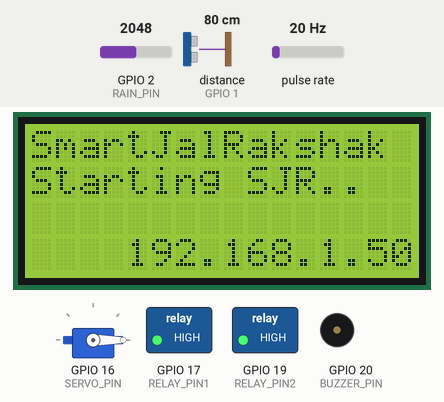
Bench run of a sketch on a simulated ESP32-C6. Shown: servo, 16×4 character LCD, switched loads named in the sketch (green lamp = pin HIGH), buzzer (waves = sounding). Wiring (inferred from the names in the program): ultrasonic range finder: trigger GPIO 0; echo GPIO 1; pulse sensor: data GPIO 21. The inputs (shaded band) are chosen by the test bench; at power-on: distance to the obstacle (sensor on GPIO 1) 80 cm, GPIO 2 (RAIN_PIN) = 2048, pulse rate 20 Hz. The echo pulse lasts 58.3 µs per cm; WiFi joins after 1.5 s; servers stay silent unless stated; pins used as bus, display or sensor lines are not drawn; what the sketch prints to the serial monitor is not drawn.

Above: at 3.4 s.
3.5 s: distance to the obstacle (sensor on GPIO 1) set to 136 cm
At 7.9 s:
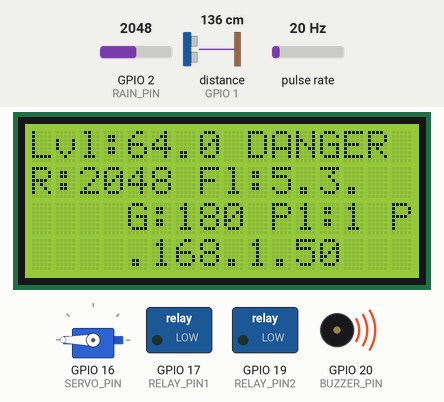
10.6 s: distance to the obstacle (sensor on GPIO 1) set to 144 cm
At 11.83 s:
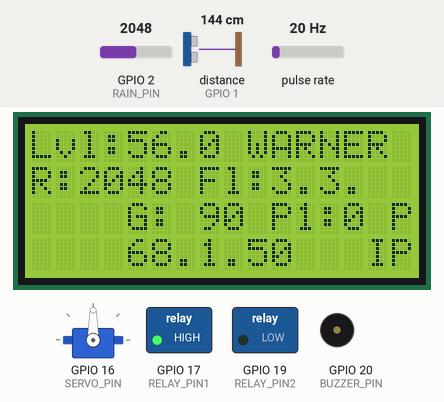
13.8 s: distance to the obstacle (sensor on GPIO 1) set to 160 cm
At 17.4 s:
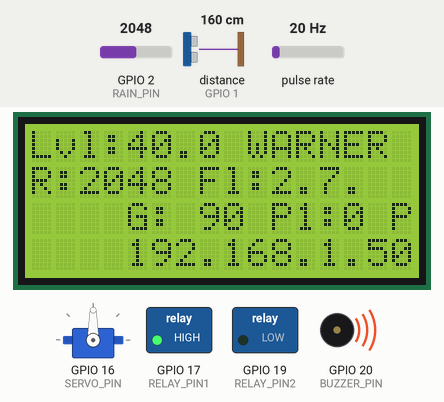
17.7 s: distance to the obstacle (sensor on GPIO 1) set to 170 cm
At 34.07 s:
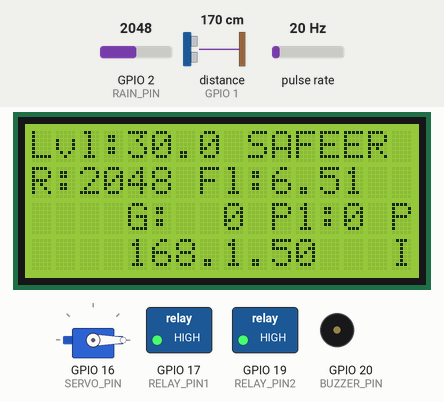
Timing chart, 0 to 34.6 s (numbered marks = the images above; inputs shaded):
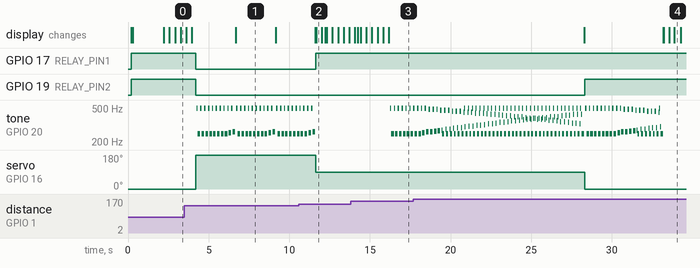

Measured:
- the behaviour switches between 140 and 141 cm on distance to the obstacle (sensor on GPIO 1) (found by bisection; images 1 and 2)
- the behaviour switches between 165 and 166 cm on distance to the obstacle (sensor on GPIO 1) (found by bisection; images 3 and 4)
- after the input at 10.6 s, GPIO 17 (RELAY_PIN1): LOW → HIGH after 1.0 s; tone on GPIO 20 (BUZZER_PIN): goes on until 11.6 s, then stays silent; servo on GPIO 16 (SERVO_PIN): 180° → 90° after 1.0 s; the display: first differs from a run without the input after 1.1 s (image 2)
- after the input at 17.7 s, GPIO 19 (RELAY_PIN2): LOW → HIGH after 10.6 s; servo on GPIO 16 (SERVO_PIN): 90° → 0° after 10.6 s
- by itself, tone on GPIO 20 (BUZZER_PIN): plays 498 Hz for 0.08 s, 250 Hz for 0.16 s, 498 Hz for 0.08 s, 250 Hz for 0.16 s, 498 Hz for 0.08 s, 250 Hz for 0.16 s … (52 notes in this stretch)

The sketch:

Smart_Jal_Rakshak.ino
```cpp
// (licence header left out)
#define BLYNK_TEMPLATE_ID "TMPLxxxxxxxx"
#define BLYNK_TEMPLATE_NAME "Smart Jal Rakshak"
#define BLYNK_PRINT Serial

#include <WiFi.h>
#include <WebServer.h>
#include <ESPmDNS.h>
#include <BlynkSimpleEsp32.h>
#include <Wire.h>
#include <LiquidCrystal_I2C.h>
#include <ESP32Servo.h>

// Wi-Fi & Blynk Credentials
char auth[] = "h5xxxxxxxxxxxxxxxxxxxxx";
char ssid[] = "xxxxxx";
char pass[] = "xxxxxxx";

// Pin Definitions for Seeed Studio XIAO ESP32-C6
#define TRIG_PIN    0   // D0 / GPIO 0  (Ultrasonic Trigger)
#define ECHO_PIN    1   // D1 / GPIO 1  (Ultrasonic Echo - 3.3V divider)
#define RAIN_PIN    2   // D2 / GPIO 2  (Rain Sensor AO)
#define FLOW_PIN    21  // D3 / GPIO 21 (Flow Meter Interrupt)
#define SDA_PIN     22  // D4 / GPIO 22 (LCD SDA)
#define SCL_PIN     23  // D5 / GPIO 23 (LCD SCL)
#define SERVO_PIN   16  // D6 / GPIO 16 (Sluice Gate PWM)
#define RELAY_PIN1  17  // D7 / GPIO 17 (Pump Switch 1)
#define RELAY_PIN2  19  // D8 / GPIO 19 (Pump Switch 2)
#define BUZZER_PIN  20  // D9 / GPIO 20 (Buzzer)

// Hardware Settings
const bool RELAY_ACTIVE_LOW    = true;
const float TANK_MAX_DEPTH_CM  = 200.0; //Required
const int GATE_CLOSED          = 0;
const int GATE_HALF            = 90;
const int GATE_OPEN            = 180;

// Peripherals
WebServer server(80);
LiquidCrystal_I2C lcd(0x27, 16, 4);
Servo sluiceServo;
BlynkTimer timer;

// Sensor & System Variables
float waterLevelCm = 0.0;
int rainValue = 4095;
volatile int flowPulseCount = 0;
float flowRate = 0.0;
bool pump1State = false;
bool pump2State = false;
bool aiModeActive = true;
String systemAlert = "System Nominal";
String floodStateStr = "SAFE";
String previousFloodState = "";

// Buzzer & IP Scrolling Timing Variables
unsigned long lastWarnBuzzerTime = 0;
unsigned long lastScrollTime = 0;
int scrollIndex = 0;

void IRAM_ATTR countFlowPulses() {
  flowPulseCount++;
}

// Helper function to sound the buzzer using square-wave frequencies
void playBuzzerTone(int loops, int d1, int d2) {
  for (int cycle = 0; cycle < loops; cycle++) {
    for (int i = 0; i < 40; i++) {
      digitalWrite(BUZZER_PIN, HIGH);
      delay(d1);
      digitalWrite(BUZZER_PIN, LOW);
      delay(d1);
    }
    if (d2 > 0) {
      for (int i = 0; i < 40; i++) {
        digitalWrite(BUZZER_PIN, HIGH);
        delay(d2);
        digitalWrite(BUZZER_PIN, LOW);
        delay(d2);
      }
    }
  }
}

// Control individual or both pumps with dry-run protection
void setPumps(bool p1, bool p2) {
  if ((p1 || p2) && waterLevelCm < 5.0) {
    p1 = false;
    p2 = false;
    systemAlert = "Pumps blocked: Dry-run lock (< 5cm)";
  }

  pump1State = p1;
  pump2State = p2;

  if (RELAY_ACTIVE_LOW) {
    digitalWrite(RELAY_PIN1, p1 ? LOW : HIGH);
    digitalWrite(RELAY_PIN2, p2 ? LOW : HIGH);
  } else {
    digitalWrite(RELAY_PIN1, p1 ? HIGH : LOW);
    digitalWrite(RELAY_PIN2, p2 ? HIGH : LOW);
  }
}

float readWaterLevel() {
  digitalWrite(TRIG_PIN, LOW);
  delayMicroseconds(2);
  digitalWrite(TRIG_PIN, HIGH);
  delayMicroseconds(10);
  digitalWrite(TRIG_PIN, LOW);

  long duration = pulseIn(ECHO_PIN, HIGH, 30000UL);
  if (duration == 0) return -1.0;
  float distanceCm = (duration * 0.0343) / 2.0;
  float level = TANK_MAX_DEPTH_CM - distanceCm;
  return (level < 0.0) ? 0.0 : level;
}

// ===========================================================================
// EMBEDDED HTML + CSS + JS DASHBOARD (Stored directly in ESP32 Flash Memory)
// ===========================================================================
const char DASHBOARD_HTML[] PROGMEM = R"rawliteral(
<!DOCTYPE html>
<html lang="en">
<head>
  <meta charset="UTF-8">
  <meta name="viewport" content="width=device-width, initial-scale=1.0">
  <title>Smart Jal Rakshak Dashboard | ESP32-C6 </title>
  <style>
    :root {
      --bg: #0b132b;
      --card-bg: rgba(28, 37, 65, 0.75);
      --accent-blue: #48cae4;
      --accent-green: #06d6a0;
      --accent-yellow: #ffd166;
      --accent-red: #ef476f;
      --text: #f0f4f8;
      --text-muted: #8d99ae;
      --border: rgba(255, 255, 255, 0.1);
    }
    * { box-sizing: border-box; margin: 0; padding: 0; font-family: -apple-system, BlinkMacSystemFont, 'Segoe UI', Roboto, Helvetica, Arial, sans-serif; }
    body { background: var(--bg); color: var(--text); padding: 16px; min-height: 100vh; }
    .container { max-width: 950px; margin: 0 auto; }

    header { display: flex; justify-content: space-between; align-items: center; margin-bottom: 20px; padding-bottom: 15px; border-bottom: 1px solid var(--border); flex-wrap: wrap; gap: 10px; }
    .logo-group h1 { font-size: 1.5rem; font-weight: 700; color: #fff; display: flex; align-items: center; gap: 8px; }
    .logo-group p { font-size: 0.85rem; color: var(--accent-blue); }
    .badge { padding: 6px 14px; border-radius: 20px; font-weight: 600; font-size: 0.85rem; text-transform: uppercase; letter-spacing: 0.5px; }
    .badge-safe { background: rgba(6, 214, 160, 0.2); color: var(--accent-green); border: 1px solid var(--accent-green); }
    .badge-warn { background: rgba(255, 209, 102, 0.2); color: var(--accent-yellow); border: 1px solid var(--accent-yellow); }
    .badge-danger { background: rgba(239, 71, 111, 0.25); color: var(--accent-red); border: 1px solid var(--accent-red); animation: pulse 1.5s infinite; }
    @keyframes pulse { 0% { opacity: 0.8; } 50% { opacity: 1; transform: scale(1.02); } 100% { opacity: 0.8; } }

    .grid { display: grid; grid-template-columns: repeat(auto-fit, minmax(280px, 1fr)); gap: 16px; margin-bottom: 20px; }
    .card { background: var(--card-bg); border: 1px solid var(--border); border-radius: 16px; padding: 20px; backdrop-filter: blur(10px); box-shadow: 0 8px 24px rgba(0,0,0,0.3); }
    .card h3 { font-size: 0.9rem; color: var(--text-muted); text-transform: uppercase; margin-bottom: 12px; display: flex; justify-content: space-between; }

    .metric-value { font-size: 2.2rem; font-weight: 700; color: #fff; margin-bottom: 6px; }
    .metric-unit { font-size: 1rem; color: var(--text-muted); font-weight: 400; }
    .metric-sub { font-size: 0.8rem; color: var(--text-muted); }

    /* Animated Water Gauge */
    .tank-container { width: 100%; height: 160px; background: rgba(255,255,255,0.05); border-radius: 12px; border: 2px solid var(--border); position: relative; overflow: hidden; margin-top: 10px; }
    .tank-fill { position: absolute; bottom: 0; left: 0; width: 100%; background: linear-gradient(180deg, #48cae4 0%, #0077b6 100%); transition: height 0.6s ease; border-radius: 0 0 10px 10px; }
    .tank-label { position: absolute; top: 50%; left: 50%; transform: translate(-50%, -50%); font-size: 1.4rem; font-weight: 700; color: #fff; text-shadow: 0 2px 4px rgba(0,0,0,0.6); z-index: 2; }

    /* Control Panel */
    .controls { display: grid; grid-template-columns: 1fr 1fr; gap: 14px; margin-top: 10px; }
    .btn { padding: 12px; border: none; border-radius: 10px; font-weight: 600; cursor: pointer; transition: all 0.2s; font-size: 0.9rem; width: 100%; }
    .btn-primary { background: #0077b6; color: #fff; }
    .btn-primary:hover { background: #0096c7; }
    .btn-danger { background: #d90429; color: #fff; }
    .btn-danger:hover { background: #ef233c; }

    footer { text-align: center; color: var(--text-muted); font-size: 0.8rem; margin-top: 25px; padding-top: 15px; border-top: 1px solid var(--border); }
  </style>
</head>
<body>
  <div class="container">
    <header>
      <div class="logo-group">
        <h1>💧 Smart Jal Rakshak</h1>
        <p>Intelligent Flood & Water Management for Odisha (ESP32-C6)</p>
      </div>
      <div>
        <span id="floodBadge" class="badge badge-safe">SAFE</span>
      </div>
    </header>

    <div class="grid">
      <!-- Water Level Gauge Card -->
      <div class="card">
        <h3>Water Reservoir Depth <span id="modeDisplay">AUTO</span></h3>
        <div class="metric-value"><span id="valLevel">0.0</span> <span class="metric-unit">cm</span></div>
        <div class="tank-container">
          <div id="tankFill" class="tank-fill" style="height: 0%;"></div>
          <div id="tankPct" class="tank-label">0%</div>
        </div>
        <p class="metric-sub" style="margin-top: 8px;">Capacity: 200 cm Max Depth</p>
      </div>

      <!-- Rain & Flow Rates -->
      <div class="card">
        <h3>Rain Precipitation (AO)</h3>
        <div class="metric-value"><span id="valRain">4095</span> <span class="metric-unit">ADC</span></div>
        <p id="rainStatus" class="metric-sub" style="font-size: 1rem; color: var(--accent-blue); font-weight: 600; margin-bottom: 20px;">Dry Weather</p>

        <h3>Diversion Flow Rate</h3>
        <div class="metric-value"><span id="valFlow">0.0</span> <span class="metric-unit">L/min</span></div>
        <p class="metric-sub">Sensor: YF-S201 Pulse Counter</p>
      </div>

      <!-- Actuators Status -->
      <div class="card">
        <h3>Hardware Actuators</h3>
        <div style="margin-bottom: 12px;">
          <p class="metric-sub">Sluice Gate Position:</p>
          <div class="metric-value" style="font-size: 1.6rem;"><span id="valGate">0</span>° <span id="gateLabel" class="metric-unit">(Closed)</span></div>
        </div>
        <div style="margin-bottom: 8px;">
          <p class="metric-sub">Pump 1 (D7) & Pump 2 (D8):</p>
          <div class="metric-value" style="font-size: 1.4rem;" id="valPumps">OFF / OFF</div>
        </div>
        <p class="metric-sub" id="alertBox" style="margin-top: 8px; color: var(--accent-yellow);">Ready</p>
      </div>
    </div>

    <!-- Manual Operator Override Panel -->
    <div class="card">
      <h3>Interactive Remote Controls</h3>
      <div class="controls">
        <button class="btn btn-primary" onclick="setMode('AUTO')">Set Mode: AUTO</button>
        <button class="btn btn-primary" onclick="setMode('MANUAL')">Set Mode: MANUAL</button>
      </div>
      <div class="controls" style="margin-top: 10px;">
        <button class="btn btn-primary" onclick="setGate(0)">Close Gate (0°)</button>
        <button class="btn btn-primary" onclick="setGate(90)">Half Gate (90°)</button>
        <button class="btn btn-primary" onclick="setGate(180)">Full Open (180°)</button>
        <button class="btn btn-danger" onclick="togglePumps()">Toggle Both Pumps</button>
      </div>
    </div>

    <footer>
      <p>Dashboard Web Server running on Seeed Studio XIAO ESP32-C6 | Firmware Version 2.0</p>
      <p>Local Access IP: <span id="espIp">--</span> | Host: http://smartjal.local</p>
    </footer>
  </div>

  <script>
    let currentPumps = false;

    async function fetchTelemetry() {
      try {
        const res = await fetch('/api/data');
        if (!res.ok) return;
        const d = await res.json();

        document.getElementById('valLevel').innerText = d.level.toFixed(1);
        document.getElementById('valRain').innerText = d.rain;
        document.getElementById('valFlow').innerText = d.flow.toFixed(1);
        document.getElementById('valGate').innerText = d.gate;
        document.getElementById('modeDisplay').innerText = d.mode;
        document.getElementById('alertBox').innerText = d.alert;
        document.getElementById('espIp').innerText = d.ip;

        let pct = Math.min(100, Math.max(0, (d.level / 200.0) * 100)).toFixed(0);
        document.getElementById('tankFill').style.height = pct + '%';
        document.getElementById('tankPct').innerText = pct + '%';

        const rEl = document.getElementById('rainStatus');
        if (d.rain < 1200) { rEl.innerText = 'Torrential Downpour (Flood Threat)'; rEl.style.color = '#ef476f'; }
        else if (d.rain < 2500) { rEl.innerText = 'Moderate Rainfall'; rEl.style.color = '#ffd166'; }
        else { rEl.innerText = 'Dry / Clear Weather'; rEl.style.color = '#48cae4'; }

        const gLabel = document.getElementById('gateLabel');
        if (d.gate >= 150) gLabel.innerText = '(Fully Open 180°)';
        else if (d.gate >= 45) gLabel.innerText = '(Partial Regulated 90°)';
        else gLabel.innerText = '(Closed 0°)';

        currentPumps = (d.p1 === 1 && d.p2 === 1);
        const pEl = document.getElementById('valPumps');
        pEl.innerText = `P1: ${d.p1 ? 'ON' : 'OFF'} | P2: ${d.p2 ? 'ON' : 'OFF'}`;
        pEl.style.color = (d.p1 || d.p2) ? '#06d6a0' : '#8d99ae';

        const b = document.getElementById('floodBadge');
        b.className = 'badge badge-' + d.state.toLowerCase();
        b.innerText = d.state;
      } catch (e) {
        console.error('Fetch error:', e);
      }
    }

    async function setMode(mode) {
      await fetch('/api/control?type=mode&val=' + mode);
      fetchTelemetry();
    }
    async function setGate(deg) {
      await fetch('/api/control?type=gate&val=' + deg);
      fetchTelemetry();
    }
    async function togglePumps() {
      const next = currentPumps ? 0 : 1;
      await fetch('/api/control?type=pumps&val=' + next);
      fetchTelemetry();
    }

    setInterval(fetchTelemetry, 1000);
    window.onload = fetchTelemetry;
  </script>
</body>
</html>
)rawliteral";

// ===========================================================================
// WEB SERVER API HANDLERS
// ===========================================================================
void handleRoot() {
  server.send(200, "text/html", DASHBOARD_HTML);
}

void handleData() {
  String json = "{";
  json += "\"level\":" + String(waterLevelCm, 1) + ",";
  json += "\"rain\":" + String(rainValue) + ",";
  json += "\"flow\":" + String(flowRate, 2) + ",";
  json += "\"gate\":" + String(sluiceServo.read()) + ",";
  json += "\"p1\":" + String(pump1State ? 1 : 0) + ",";
  json += "\"p2\":" + String(pump2State ? 1 : 0) + ",";
  json += "\"mode\":\"" + String(aiModeActive ? "AUTO" : "MANUAL") + "\",";
  json += "\"state\":\"" + floodStateStr + "\",";
  json += "\"alert\":\"" + systemAlert + "\",";
  json += "\"ip\":\"" + WiFi.localIP().toString() + "\"";
  json += "}";
  server.send(200, "application/json", json);
}

void handleControl() {
  if (server.hasArg("type") && server.hasArg("val")) {
    String type = server.arg("type");
    String val = server.arg("val");

    if (type == "mode") {
      aiModeActive = (val == "AUTO");
      systemAlert = "Mode set to " + val;
    }
    else if (type == "gate") {
      aiModeActive = false; // Switch to manual
      int angle = constrain(val.toInt(), 0, 180);
      sluiceServo.write(angle);
      systemAlert = "Manual Gate: " + String(angle) + " deg";
    }
    else if (type == "pumps") {
      aiModeActive = false; // Switch to manual
      bool state = (val.toInt() == 1);
      setPumps(state, state);
      systemAlert = state ? "Manual Both Pumps ON" : "Manual Both Pumps OFF";
    }
    server.send(200, "text/plain", "OK");
  } else {
    server.send(400, "text/plain", "Invalid Arguments");
  }
}

// ===========================================================================
// CORE SENSOR & CONTROL TASK
// ===========================================================================
void updateSensorsAndControl() {
  float newLevel = readWaterLevel();
  if (newLevel >= 0.0) {
    waterLevelCm = newLevel;
  }
  rainValue = analogRead(RAIN_PIN);

  noInterrupts();
  int pulses = flowPulseCount;
  flowPulseCount = 0;
  interrupts();
  flowRate = (float)pulses / 15.0; // 2-second rate

  // Classify Flood Risk
  if (waterLevelCm > 60.0 || rainValue < 1000) {
    floodStateStr = "DANGER";
  } else if (waterLevelCm > 35.0 || rainValue < 2000) {
    floodStateStr = "WARN";
  } else {
    floodStateStr = "SAFE";
  }

  // Autonomous Control Logic
  if (aiModeActive) {
    if (floodStateStr == "DANGER") {
      sluiceServo.write(GATE_OPEN); // 180 degrees
      setPumps(true, true);        // Both Pump 1 (D7) and Pump 2 (D8) ON
      systemAlert = "DANGER: Full Diversion & Both Pumps Active";
    } else if (floodStateStr == "WARN") {
      sluiceServo.write(GATE_HALF); // 90 degrees
      setPumps(false, true);       // Only Pump 2 (D8) ON
      systemAlert = "WARN: Partial Sluice Gate & Pump 2 Active";
    } else {
      sluiceServo.write(GATE_CLOSED); // 0 degrees
      setPumps(false, false);      // Both Pumps OFF
      systemAlert = "SAFE: Water Level Nominal";
    }
  }

  // --- BUZZER AUDIT LOGIC ---
  unsigned long currentMillis = millis();
  if (floodStateStr == "SAFE") {
    if (previousFloodState != "SAFE") {
      playBuzzerTone(20, 1, 2);
    }
    digitalWrite(BUZZER_PIN, LOW);
  }
  else if (floodStateStr == "WARN") {
    if (currentMillis - lastWarnBuzzerTime >= 15000) {
      lastWarnBuzzerTime = currentMillis;
      playBuzzerTone(50, 1, 2);
    }
  }
  else if (floodStateStr == "DANGER") {
    playBuzzerTone(10, 1, 2);
  }

  previousFloodState = floodStateStr;

  // Serial JSON Stream for monitoring
  Serial.printf("{\"level\":%.1f,\"rain\":%d,\"flow\":%.2f,\"gate\":%d,\"p1\":%d,\"p2\":%d,\"mode\":\"%s\"}\n",
                waterLevelCm, rainValue, flowRate,
                sluiceServo.read(), pump1State ? 1 : 0, pump2State ? 1 : 0,
                aiModeActive ? "AUTO" : "MANUAL");

  // Update I2C LCD (Rows 0, 1, 2)
  char buf[17];
  snprintf(buf, sizeof(buf), "Lvl:%4.1f %-4s", waterLevelCm, floodStateStr.c_str());
  lcd.setCursor(0, 0); lcd.print(buf);
  snprintf(buf, sizeof(buf), "R:%4d Fl:%3.1f", rainValue, flowRate);
  lcd.setCursor(0, 1); lcd.print(buf);
  snprintf(buf, sizeof(buf), "G:%3d P1:%d P2:%d", sluiceServo.read(), pump1State ? 1 : 0, pump2State ? 1 : 0);
  lcd.setCursor(0, 2); lcd.print(buf);
}

// ===========================================================================
// SETUP & MAIN LOOP
// ===========================================================================
void setup() {
  Serial.begin(115200);
  delay(200);

  pinMode(TRIG_PIN, OUTPUT);
  pinMode(ECHO_PIN, INPUT);
  pinMode(RAIN_PIN, INPUT);
  pinMode(FLOW_PIN, INPUT_PULLUP);
  pinMode(RELAY_PIN1, OUTPUT);
  pinMode(RELAY_PIN2, OUTPUT);
  pinMode(BUZZER_PIN, OUTPUT);

  digitalWrite(BUZZER_PIN, LOW);
  setPumps(false, false); // Initial safe state

  sluiceServo.setPeriodHertz(50);
  sluiceServo.attach(SERVO_PIN, 500, 2400);
  sluiceServo.write(GATE_CLOSED);

  Wire.begin(SDA_PIN, SCL_PIN);
  lcd.init();
  lcd.backlight();
  lcd.setCursor(0, 0); lcd.print("SmartJalRakshak");
  lcd.setCursor(0, 1); lcd.print("Starting SJR..");

  attachInterrupt(digitalPinToInterrupt(FLOW_PIN), countFlowPulses, RISING);

  // Connect Wi-Fi
  WiFi.mode(WIFI_STA);
  WiFi.begin(ssid, pass);
  Serial.print("Connecting to Wi-Fi");
  unsigned long startWifi = millis();
  while (WiFi.status() != WL_CONNECTED && (millis() - startWifi) < 10000) {
    delay(200);
    Serial.print(".");
  }
  Serial.println();

  if (WiFi.status() == WL_CONNECTED) {
    Serial.print("Wi-Fi Connected! IP Address: ");
    Serial.println(WiFi.localIP());

    if (MDNS.begin("smartjal")) {
      Serial.println("mDNS Responder started: http://smartjal.local");
    }

    server.on("/", handleRoot);
    server.on("/api/data", handleData);
    server.on("/api/control", handleControl);
    server.begin();
    Serial.println("HTTP Web Dashboard started on port 80!");

    Blynk.config(auth);
    Blynk.connect(1000);
  } else {
    Serial.println("Wi-Fi failed. Running offline autonomous mode.");
  }

  timer.setInterval(2000L, updateSensorsAndControl);
}

void loop() {
  server.handleClient();
  if (WiFi.status() == WL_CONNECTED) {
    Blynk.run();
  }
  timer.run();

  // Non-blocking smooth IP / Hostname scrolling on Row 3 (Bottom Line)
  unsigned long currentMillis = millis();
  if (currentMillis - lastScrollTime >= 350) {
    lastScrollTime = currentMillis;

    String ipStr = (WiFi.status() == WL_CONNECTED) ? "IP:" + WiFi.localIP().toString() + "   " : "Offline:smartjal.local   ";
    int len = ipStr.length();

    if (len > 0) {
      String displayRow = "";
      for (int i = 0; i < 16; i++) {
        displayRow += ipStr[(scrollIndex + i) % len];
      }
      lcd.setCursor(0, 3);
      lcd.print(displayRow);
      scrollIndex = (scrollIndex + 1) % len;
    }
  }
}
```
